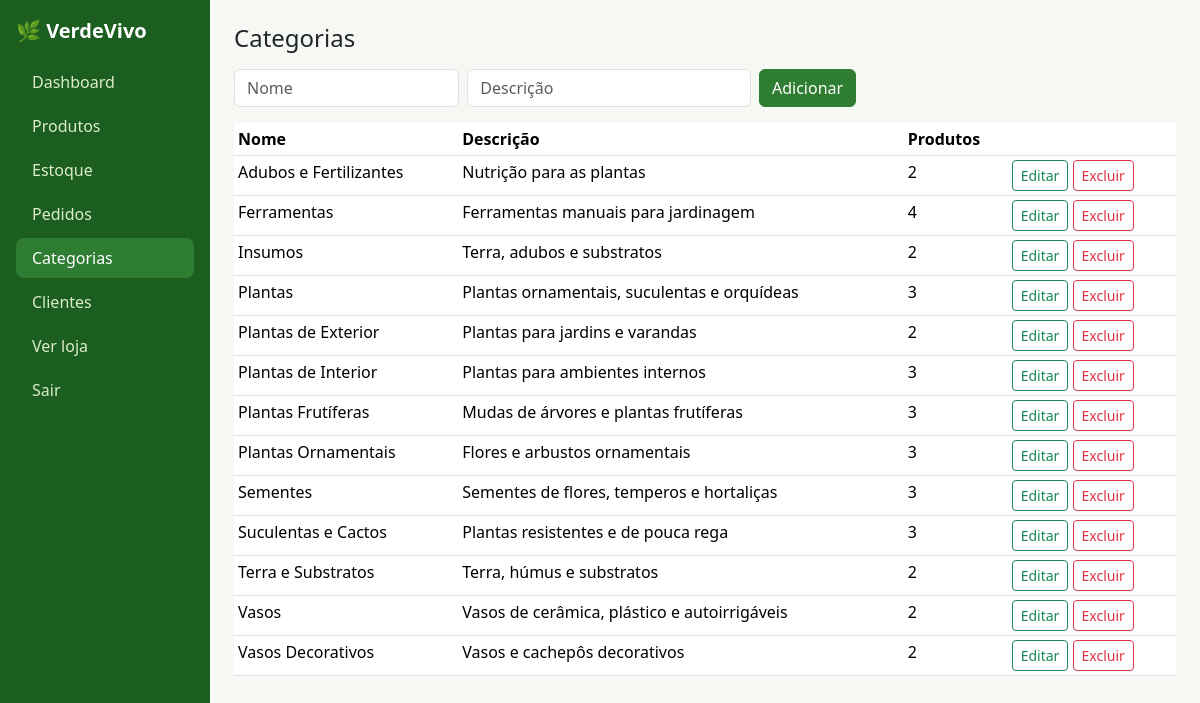
Screenshot of /admin/categorias.php (signed in) with the database file from the repository.
### tables this page shows
CREATE TABLE categories (
  id INT UNSIGNED AUTO_INCREMENT PRIMARY KEY,
  name VARCHAR(80) NOT NULL UNIQUE,
  description VARCHAR(255) NULL,
  created_at TIMESTAMP NOT NULL DEFAULT CURRENT_TIMESTAMP
);

### app/helpers/helpers.php (called while the page is built, shortened)
<?php
function e($v): string { return htmlspecialchars((string)$v, ENT_QUOTES, 'UTF-8'); }

### admin/categorias.php (the view, shortened to what this page needs)
<?php
$pdo = db();
$edit = null;
$rows = $pdo->query('SELECT c.*, (SELECT COUNT(*) FROM products p WHERE p.category_id = c.id) AS qty FROM categories c ORDER BY c.name')->fetchAll();
include __DIR__ . '/../includes/admin_header.php';
?>
<form method="post" class="row g-2 mb-3" style="max-width:700px"><?= csrf_field() ?><input type="hidden" name="id" value="<?= (int)($edit['id'] ?? 0) ?>">
  <div class="col-md-4"><input class="form-control" name="name" placeholder="Nome" value="<?= e($edit['name'] ?? '') ?>" required></div>
  <div class="col-md-5"><input class="form-control" name="description" placeholder="Descrição" value="<?= e($edit['description'] ?? '') ?>"></div>
  <div class="col-md-3"><button class="btn btn-success"><?= $edit ? 'Salvar' : 'Adicionar' ?></button><?php if ($edit): ?> <a href="categorias.php" class="btn btn-outline-secondary">Cancelar</a><?php endif; ?></div></form>
<table class="table table-sm bg-white"><thead><tr><th>Nome</th><th>Descrição</th><th>Produtos</th><th></th></tr></thead><tbody>
<?php foreach ($rows as $c): ?><tr><td><?= e($c['name']) ?></td><td><?= e($c['description']) ?></td><td><?= (int)$c['qty'] ?></td><td class="text-nowrap">
  <a class="btn btn-sm btn-outline-success" href="?edit=<?= (int)$c['id'] ?>">Editar</a>
  <form method="post" class="d-inline" data-confirm="Excluir esta categoria?"><button class="btn btn-sm btn-outline-danger">Excluir</button></form></td></tr><?php endforeach; ?></tbody></table>
<?php include __DIR__ . '/../includes/admin_footer.php'; ?>

### assets/css/style.css (style rules this page uses)
:root { --vv-pri:#2e7d32;--vv-dark:#1b5e20;--vv-acc:#e8f3e4;--vv-bg:#f6f8f3 }
body { background:var(--vv-bg) }
.btn-success { background:var(--vv-pri);border-color:var(--vv-pri) }

### rows the page displays
categories: name "Adubos e Fertilizantes", description "Nutrição para as plantas", qty "2"
categories: name "Ferramentas", description "Ferramentas manuais para jardinagem", qty "4"
categories: name "Insumos", description "Terra, adubos e substratos", qty "2"
categories: name "Plantas", description "Plantas ornamentais, suculentas e orquídeas", qty "3"
categories: name "Plantas de Exterior", description "Plantas para jardins e varandas", qty "2"
categories: name "Plantas de Interior", description "Plantas para ambientes internos", qty "3"
categories: name "Plantas Frutíferas", description "Mudas de árvores e plantas frutíferas", qty "3"
categories: name "Plantas Ornamentais", description "Flores e arbustos ornamentais", qty "3"
categories: name "Sementes", description "Sementes de flores, temperos e hortaliças", qty "3"
categories: name "Suculentas e Cactos", description "Plantas resistentes e de pouca rega", qty "3"
categories: name "Terra e Substratos", description "Terra, húmus e substratos", qty "2"
categories: name "Vasos", description "Vasos de cerâmica, plástico e autoirrigáveis", qty "2"
categories: name "Vasos Decorativos", description "Vasos e cachepôs decorativos", qty "2"

### other values shown
$label "Dashboard"
$label "Produtos"
$label "Estoque"
$label "Pedidos"
$label "Categorias"
$label "Clientes"
$pageTitle "Categorias"
